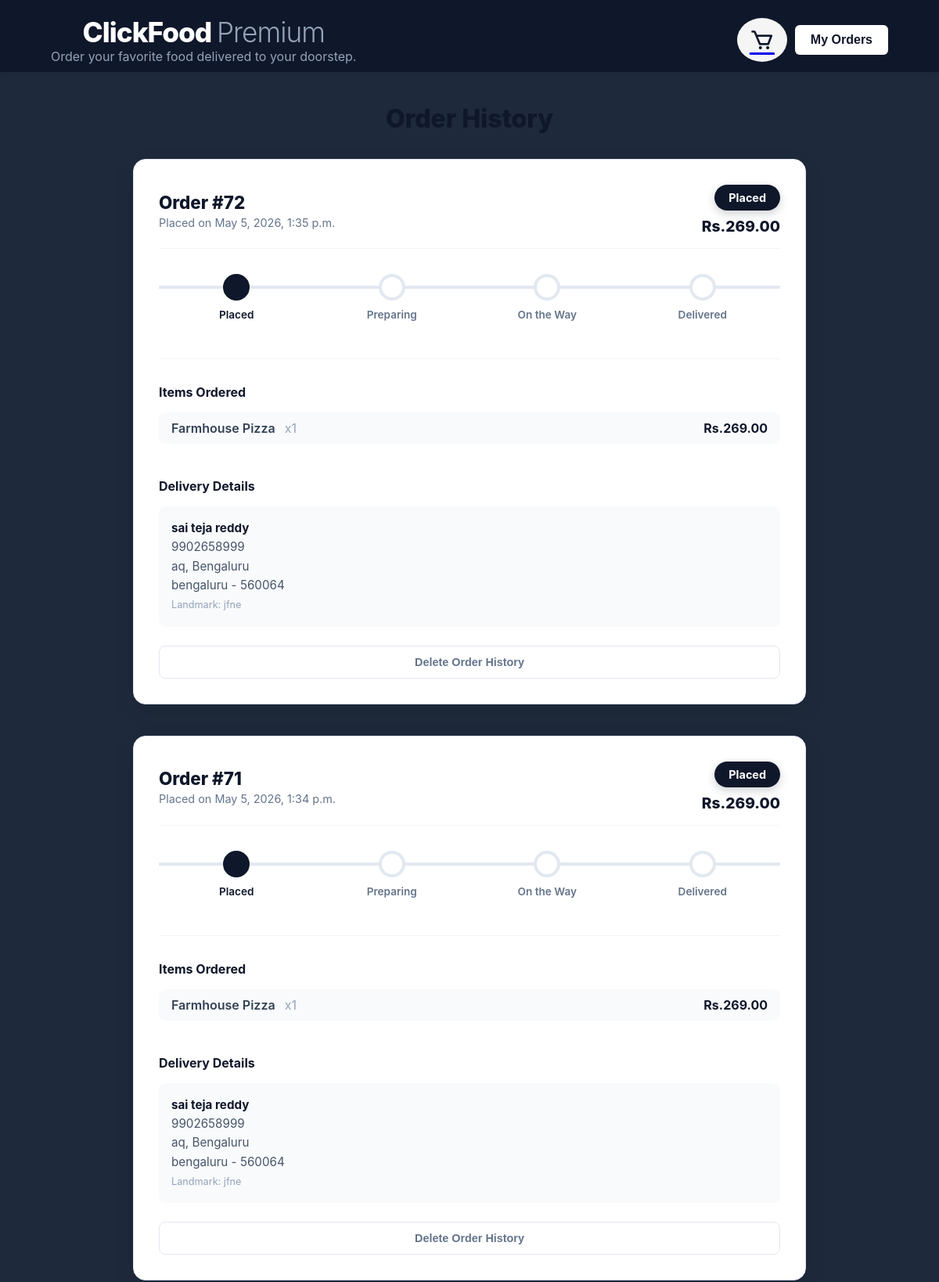
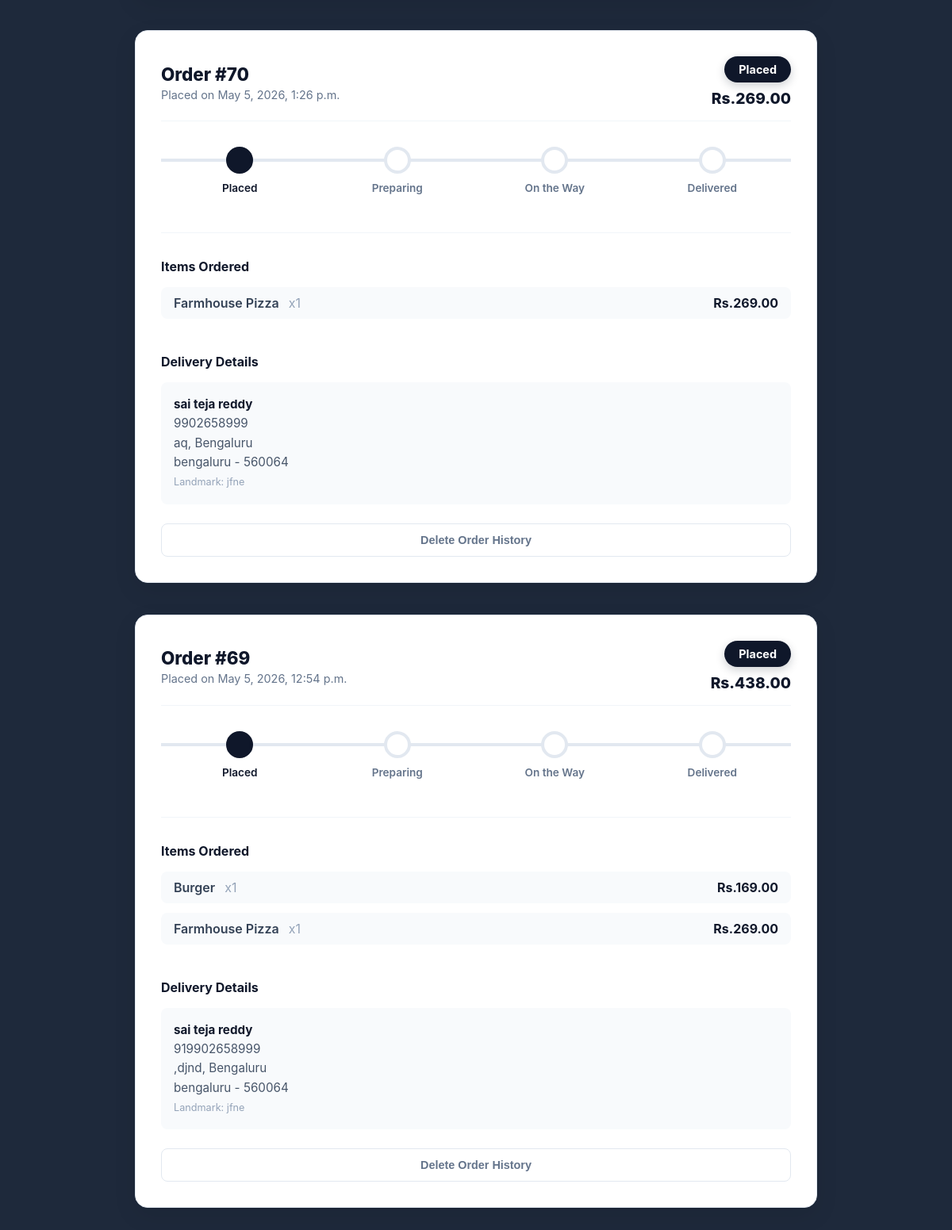
The page /my-orders/ on the database its author committed (2 pictures, top to bottom).
### orders/models.py (models this page shows, shortened)
class Order(models.Model):
    STATUS_CHOICES = [
        ('Placed', 'Placed'),
        ('Preparing', 'Preparing'),
        ('On the Way', 'On the Way'),
        ('Delivered', 'Delivered'),
    ]
    address = models.JSONField(blank=True, null=True)  # Use JSONField for structured data
    total_price = models.DecimalField(max_digits=10, decimal_places=2)
    status = models.CharField(max_length=50, choices=STATUS_CHOICES, default='Placed')
    created_at = models.DateTimeField(auto_now_add=True)

class OrderItem(models.Model):
    order = models.ForeignKey(Order, related_name='items', on_delete=models.CASCADE)
    food_item = models.ForeignKey(FoodItem, on_delete=models.CASCADE)
    quantity = models.PositiveIntegerField()

class FoodItem(models.Model):
    name = models.CharField(max_length=200)
    description = models.TextField()
    price = models.DecimalField(max_digits=6, decimal_places=2)
    image = models.ImageField(upload_to='food_images/')
    category = models.CharField(max_length=100, default='Main Course')

### orders/views.py (the view)
# urls.py: path('my-orders/', views.my_orders, name='my_orders'),
def my_orders(request):
    orders = Order.objects.all().order_by('-created_at')  # or filter by user if needed
    return render(request, 'my_orders.html', {'orders': orders})

### orders/templates/my_orders.html (shortened to what this page needs)
<!DOCTYPE html>
{% load static %}
<html lang="en">
<head>
    <link rel="stylesheet" href="{% static 'style.css' %}?v=3.1">
    <link href='https://unpkg.com/boxicons@2.1.4/css/boxicons.min.css' rel='stylesheet'>
</head>
<body style="background: #f8fafc; font-family: 'Inter', sans-serif; margin:0; padding:0;">
    <header style="background: #0f172a; box-shadow: 0 2px 8px rgba(0,0,0,0.05); padding: 20px 0 10px 0;">
        <div class="header-container" style="max-width: 1100px;">
            <div>
                <a href="{% url 'home' %}" style="text-decoration: none;"><h1 style="margin: 0; font-size: 2.2rem; color: #fff; font-weight: 800; letter-spacing: -1px;">ClickFood <span style="font-weight:300; color:#94a3b8;">Premium</span></h1></a>
                <p style="margin: 0; color: #94a3b8;">Order your favorite food delivered to your doorstep.</p>
            </div>
            <div class="header-actions" style="display: flex; align-items: center;">
                <a href="{% url 'view_cart' %}" title="View Cart">
                    <button style="background: #f5f5f5; border: none; border-radius: 50%; padding: 12px 16px; cursor: pointer; display: flex; align-items: center; justify-content: center;">
                        <i class='bx bx-cart' style="font-size: 2rem; color: #0f172a;"></i>
                    </button>
                </a>
                <a href="{% url 'my_orders' %}">
                    <button style="padding: 10px 20px; font-size: 16px; background: #fff; color: #0f172a; border: none; border-radius: 6px; cursor: pointer; font-weight: 600;">
                        My Orders
                    </button>
                </a>
            </div>
        </div>
    </header>
    <main>
        <div style="max-width: 900px; margin: 40px auto; background: transparent; padding: 0 20px;">
            <h1 style="text-align:center; color:#0f172a; font-weight: 800; margin-bottom: 2rem;">Order History</h1>
            {% for order in orders %}
                <div style="background: #fff; border-radius: 16px; box-shadow: 0 10px 30px rgba(0,0,0,0.08); padding: 32px; margin-bottom: 2.5rem; border: 1px solid #e2e8f0;">
                    <div style="display:flex; justify-content:space-between; align-items:center; margin-bottom: 2rem; border-bottom: 1px solid #f1f5f9; padding-bottom: 1rem;">
                        <div>
                            <h3 style="color: #0f172a; margin: 0; font-size: 1.4rem; font-weight: 800;">Order #{{ order.id }}</h3>
                            <p style="margin: 4px 0 0 0; color: #64748b; font-size: 0.9rem;">Placed on {{ order.created_at }}</p>
                        </div>
                        <div style="text-align: right;">
                            <span style="display:inline-block; padding: 8px 18px; background: #0f172a; color: #fff; border-radius: 50px; font-size: 0.9rem; font-weight: 700; box-shadow: 0 4px 12px rgba(15, 23, 42, 0.2);">{{ order.status }}</span>
                            <h4 style="margin: 8px 0 0 0; color: #0f172a; font-size: 1.2rem; font-weight: 800;">Rs.{{ order.total_price }}</h4>
                        </div>
                    </div>
                    <div class="timeline">
                        <div class="timeline-step {% if order.status == 'Placed' %}active{% elif order.status == 'Preparing' or order.status == 'On the Way' or order.status == 'Delivered' %}completed{% endif %}">
                            <div class="step-icon"></div>
                            <div class="step-label">Placed</div>
                        </div>
                        <div class="timeline-step {% if order.status == 'Preparing' %}active{% elif order.status == 'On the Way' or order.status == 'Delivered' %}completed{% endif %}">
                            <div class="step-icon"></div>
                            <div class="step-label">Preparing</div>
                        </div>
                        <div class="timeline-step {% if order.status == 'On the Way' %}active{% elif order.status == 'Delivered' %}completed{% endif %}">
                            <div class="step-icon"></div>
                            <div class="step-label">On the Way</div>
                        </div>
                        <div class="timeline-step {% if order.status == 'Delivered' %}active completed{% endif %}">
                            <div class="step-icon"></div>
                            <div class="step-label">Delivered</div>
                        </div>
                    </div>
                    <div class="order-summary-grid" style="display: grid; gap: 2rem; margin-top: 3rem; padding-top: 2rem; border-top: 1px solid #f1f5f9;">
                        <div>
                            <h4 style="color: #0f172a; margin: 0 0 1rem 0; font-weight: 700;">Items Ordered</h4>
                            <ul style="margin: 0; padding: 0; list-style: none;">
                                {% for item in order.items.all %}
                                    <li style="color: #334155; margin-bottom: 12px; display: flex; justify-content: space-between; align-items: center; background: #f8fafc; padding: 10px 16px; border-radius: 8px;">
                                        <span style="font-weight:600;">{{ item.food_item.name }} <span style="color: #94a3b8; font-weight: 400; margin-left: 8px;">x{{ item.quantity }}</span></span>
                                        <span style="color: #0f172a; font-weight: 700;">Rs.{{ item.food_item.price }}</span>
                                    </li>
                                {% endfor %}
                            </ul>
                        </div>
                        <div>
                            <h4 style="color: #0f172a; margin: 0 0 1rem 0; font-weight: 700;">Delivery Details</h4>
                            <div style="background: #f8fafc; padding: 16px; border-radius: 8px; font-size: 0.95rem; color: #475569; line-height: 1.6;">
                                <strong style="color: #0f172a;">{{ order.address.name }}</strong><br>
                                {{ order.address.phone }}<br>
                                {{ order.address.area }}, {{ order.address.city }}<br>
                                {{ order.address.district }} - {{ order.address.zipcode }}
                                {% if order.address.landmark %}<br><small style="color: #94a3b8;">Landmark: {{ order.address.landmark }}</small>{% endif %}
                            </div>
                            <button onclick="deleteOrder({{ order.id }})"
                                style="width: 100%; margin-top: 1.5rem; padding: 12px; border: 1px solid #e2e8f0; border-radius: 8px; background: #fff; color: #64748b; cursor: pointer; font-size: 0.9rem; font-weight: 600; transition: all 0.2s ease;">
                                Delete Order History
                            </button>
                        </div>
                    </div>
                </div>
            {% endfor %}
        </div>
    </main>
</body>
</html>

### static/style.css (style rules this page uses)
* { box-sizing: border-box; }
html, body { max-width: 100% !important; overflow-x: hidden !important; }
body { font-family: 'Inter', sans-serif; margin: 0; padding: 0; background-color: #fafafa; color: #222; }
header { text-align: center; padding: 1.5rem; background: #0f172a; color: #fff; box-shadow: 0 4px 20px rgba(0, 0, 0, 0.4); }
header h1 { margin: 0; font-weight: 700; letter-spacing: -0.5px; }
.timeline { display: flex; justify-content: space-between; position: relative; margin-top: 2rem; }
.timeline::before { content: ''; position: absolute; top: 15px; left: 0; right: 0; height: 4px; background: #e2e8f0; z-index: 1; }
.timeline-step { position: relative; z-index: 2; text-align: center; width: 25%; }
.step-icon { width: 34px; height: 34px; background: #fff; border: 4px solid #e2e8f0; border-radius: 50%; margin: 0 auto 10px; transition: all 0.4s ease; }
.timeline-step.active .step-icon { border-color: #0f172a; background: #0f172a; }
.step-label { font-size: 0.85rem; font-weight: 600; color: #64748b; }
.timeline-step.active .step-label, .timeline-step.completed .step-label { color: #0f172a; }
body { transition: background-color 0.4s ease, color 0.4s ease; }
body { background: #1e293b !important; }
.header-container { display: flex !important; align-items: center; justify-content: space-between; margin: 0 auto; padding: 0 15px; flex-wrap: wrap; gap: 15px; width: 100%; box-sizing: border-box; }
.header-actions { display: flex !important; align-items: center; gap: 10px; flex-wrap: wrap !important; justify-content: flex-end; box-sizing: border-box; }
.header-actions > * { flex-shrink: 1 !important; max-width: 100% !important; box-sizing: border-box !important; }

### rows shown on the page
Order: id "72", created_at "May 5, 2026, 1:35 p.m.", status "Placed", total_price "269.00", address.name "sai teja reddy", address.phone "9902658999", address.area "aq", address.city "Bengaluru", address.district "bengaluru", address.zipcode "560064", address.landmark "jfne"
OrderItem: food_item.name "Farmhouse Pizza", quantity "1", food_item.price "269.00"
Order: id "71", created_at "May 5, 2026, 1:34 p.m.", status "Placed", total_price "269.00", address.name "sai teja reddy", address.phone "9902658999", address.area "aq", address.city "Bengaluru", address.district "bengaluru", address.zipcode "560064", address.landmark "jfne"
OrderItem: food_item.name "Farmhouse Pizza", quantity "1", food_item.price "269.00"
Order: id "70", created_at "May 5, 2026, 1:26 p.m.", status "Placed", total_price "269.00", address.name "sai teja reddy", address.phone "9902658999", address.area "aq", address.city "Bengaluru", address.district "bengaluru", address.zipcode "560064", address.landmark "jfne"
OrderItem: food_item.name "Farmhouse Pizza", quantity "1", food_item.price "269.00"
Order: id "69", created_at "May 5, 2026, 12:54 p.m.", status "Placed", total_price "438.00", address.name "sai teja reddy", address.phone "919902658999", address.area ",djnd", address.city "Bengaluru", address.district "bengaluru", address.zipcode "560064", address.landmark "jfne"
OrderItem: food_item.name "Burger", quantity "1", food_item.price "169.00"
OrderItem: food_item.name "Farmhouse Pizza", quantity "1", food_item.price "269.00"
